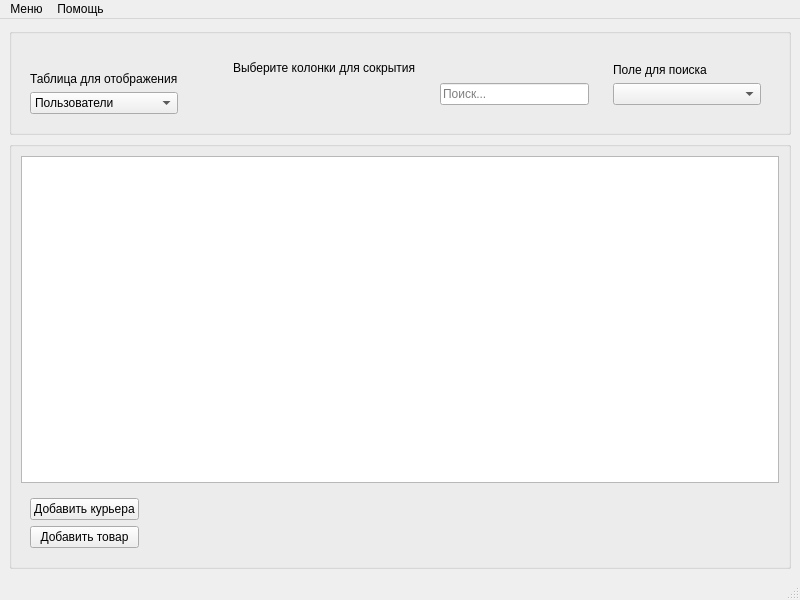
<?xml version="1.0" encoding="UTF-8"?>
<ui version="4.0">
 <class>data</class>
 <widget class="QMainWindow" name="data">
  <property name="geometry">
   <rect>
    <x>0</x>
    <y>0</y>
    <width>800</width>
    <height>600</height>
   </rect>
  </property>
  <property name="windowTitle">
   <string>Данные</string>
  </property>
  <widget class="QWidget" name="centralwidget">
   <layout class="QVBoxLayout" name="verticalLayout" stretch="2,8">
    <item>
     <widget class="QGroupBox" name="groupBox">
      <property name="title">
       <string/>
      </property>
      <layout class="QHBoxLayout" name="horizontalLayout" stretch="2,6">
       <item>
        <widget class="QGroupBox" name="groupBox_3">
         <property name="styleSheet">
          <string notr="true">QGroupBox {border: none;}</string>
         </property>
         <property name="title">
          <string/>
         </property>
         <layout class="QGridLayout" name="gridLayout" columnstretch="2,0">
          <item row="1" column="0">
           <widget class="QLabel" name="label_2">
            <property name="text">
             <string>Таблица для отображения</string>
            </property>
           </widget>
          </item>
          <item row="2" column="0">
           <widget class="QComboBox" name="tables">
            <property name="maximumSize">
             <size>
              <width>171</width>
              <height>22</height>
             </size>
            </property>
            <item>
             <property name="text">
              <string>Пользователи</string>
             </property>
            </item>
            <item>
             <property name="text">
              <string>Клиенты</string>
             </property>
            </item>
            <item>
             <property name="text">
              <string>Курьеры</string>
             </property>
            </item>
            <item>
             <property name="text">
              <string>Доставки</string>
             </property>
            </item>
            <item>
             <property name="text">
              <string>Товары</string>
             </property>
            </item>
            <item>
             <property name="text">
              <string>Заказы</string>
             </property>
            </item>
           </widget>
          </item>
          <item row="2" column="1">
           <spacer name="horizontalSpacer_2">
            <property name="orientation">
             <enum>Qt::Orientation::Horizontal</enum>
            </property>
            <property name="sizeHint" stdset="0">
             <size>
              <width>40</width>
              <height>20</height>
             </size>
            </property>
           </spacer>
          </item>
          <item row="0" column="0">
           <spacer name="verticalSpacer_3">
            <property name="orientation">
             <enum>Qt::Orientation::Vertical</enum>
            </property>
            <property name="sizeHint" stdset="0">
             <size>
              <width>20</width>
              <height>40</height>
             </size>
            </property>
           </spacer>
          </item>
         </layout>
        </widget>
       </item>
       <item>
        <widget class="QGroupBox" name="groupBox_4">
         <property name="styleSheet">
          <string notr="true">QGroupBox {border: none;}</string>
         </property>
         <property name="title">
          <string/>
         </property>
         <property name="alignment">
          <set>Qt::AlignmentFlag::AlignRight|Qt::AlignmentFlag::AlignTrailing|Qt::AlignmentFlag::AlignVCenter</set>
         </property>
         <layout class="QHBoxLayout" name="horizontalLayout_2" stretch="2,2,2">
          <item>
           <widget class="QGroupBox" name="groupBox_7">
            <property name="title">
             <string/>
            </property>
            <layout class="QVBoxLayout" name="verticalLayout_4">
             <item>
              <widget class="QLabel" name="label_3">
               <property name="text">
                <string>Выберите колонки для сокрытия</string>
               </property>
              </widget>
             </item>
             <item>
              <spacer name="verticalSpacer">
               <property name="orientation">
                <enum>Qt::Orientation::Vertical</enum>
               </property>
               <property name="sizeHint" stdset="0">
                <size>
                 <width>20</width>
                 <height>40</height>
                </size>
               </property>
              </spacer>
             </item>
             <item>
              <widget class="QGroupBox" name="display_columns">
               <property name="title">
                <string/>
               </property>
              </widget>
             </item>
            </layout>
           </widget>
          </item>
          <item>
           <widget class="QGroupBox" name="groupBox_6">
            <property name="title">
             <string/>
            </property>
            <layout class="QVBoxLayout" name="verticalLayout_2">
             <item>
              <spacer name="verticalSpacer_4">
               <property name="orientation">
                <enum>Qt::Orientation::Vertical</enum>
               </property>
               <property name="sizeHint" stdset="0">
                <size>
                 <width>20</width>
                 <height>40</height>
                </size>
               </property>
              </spacer>
             </item>
             <item>
              <widget class="QLineEdit" name="search_input">
               <property name="placeholderText">
                <string>Поиск...</string>
               </property>
              </widget>
             </item>
            </layout>
           </widget>
          </item>
          <item>
           <widget class="QGroupBox" name="groupBox_5">
            <property name="title">
             <string/>
            </property>
            <layout class="QVBoxLayout" name="verticalLayout_3">
             <item>
              <spacer name="verticalSpacer_5">
               <property name="orientation">
                <enum>Qt::Orientation::Vertical</enum>
               </property>
               <property name="sizeHint" stdset="0">
                <size>
                 <width>20</width>
                 <height>40</height>
                </size>
               </property>
              </spacer>
             </item>
             <item>
              <widget class="QLabel" name="label">
               <property name="text">
                <string>Поле для поиска</string>
               </property>
              </widget>
             </item>
             <item>
              <widget class="QComboBox" name="search_field"/>
             </item>
            </layout>
           </widget>
          </item>
         </layout>
        </widget>
       </item>
      </layout>
     </widget>
    </item>
    <item>
     <widget class="QGroupBox" name="groupBox_2">
      <property name="title">
       <string/>
      </property>
      <layout class="QGridLayout" name="gridLayout_2">
       <item row="1" column="0">
        <widget class="QGroupBox" name="groupBox_8">
         <property name="styleSheet">
          <string notr="true">QGroupBox { border: none;}</string>
         </property>
         <property name="title">
          <string/>
         </property>
         <layout class="QVBoxLayout" name="verticalLayout_5">
          <item>
           <widget class="QPushButton" name="add_courier">
            <property name="enabled">
             <bool>true</bool>
            </property>
            <property name="text">
             <string>Добавить курьера</string>
            </property>
           </widget>
          </item>
          <item>
           <widget class="QPushButton" name="add_product">
            <property name="text">
             <string>Добавить товар</string>
            </property>
           </widget>
          </item>
         </layout>
        </widget>
       </item>
       <item row="1" column="1">
        <spacer name="horizontalSpacer">
         <property name="orientation">
          <enum>Qt::Orientation::Horizontal</enum>
         </property>
         <property name="sizeHint" stdset="0">
          <size>
           <width>40</width>
           <height>20</height>
          </size>
         </property>
        </spacer>
       </item>
       <item row="0" column="0" colspan="2">
        <widget class="QTableWidget" name="data_table"/>
       </item>
      </layout>
     </widget>
    </item>
   </layout>
  </widget>
  <widget class="QMenuBar" name="menubar">
   <property name="geometry">
    <rect>
     <x>0</x>
     <y>0</y>
     <width>800</width>
     <height>22</height>
    </rect>
   </property>
   <widget class="QMenu" name="menu">
    <property name="title">
     <string>Меню</string>
    </property>
    <addaction name="summary"/>
    <addaction name="reports"/>
    <addaction name="action_3"/>
    <addaction name="separator"/>
    <addaction name="action_5"/>
   </widget>
   <widget class="QMenu" name="menu_2">
    <property name="title">
     <string>Помощь</string>
    </property>
   </widget>
   <addaction name="menu"/>
   <addaction name="menu_2"/>
  </widget>
  <widget class="QStatusBar" name="statusbar"/>
  <action name="summary">
   <property name="text">
    <string>Сводная информация</string>
   </property>
   <property name="shortcut">
    <string>Ctrl+1</string>
   </property>
  </action>
  <action name="reports">
   <property name="text">
    <string>Отчеты</string>
   </property>
   <property name="shortcut">
    <string>Ctrl+2</string>
   </property>
  </action>
  <action name="action_3">
   <property name="text">
    <string>Журнал уведомлений</string>
   </property>
   <property name="shortcut">
    <string>Ctrl+3</string>
   </property>
  </action>
  <action name="action_5">
   <property name="text">
    <string>Выход</string>
   </property>
   <property name="shortcut">
    <string>Ctrl+X</string>
   </property>
  </action>
  <action name="action">
   <property name="text">
    <string>Добавить запись</string>
   </property>
  </action>
 </widget>
 <resources/>
 <connections/>
</ui>
